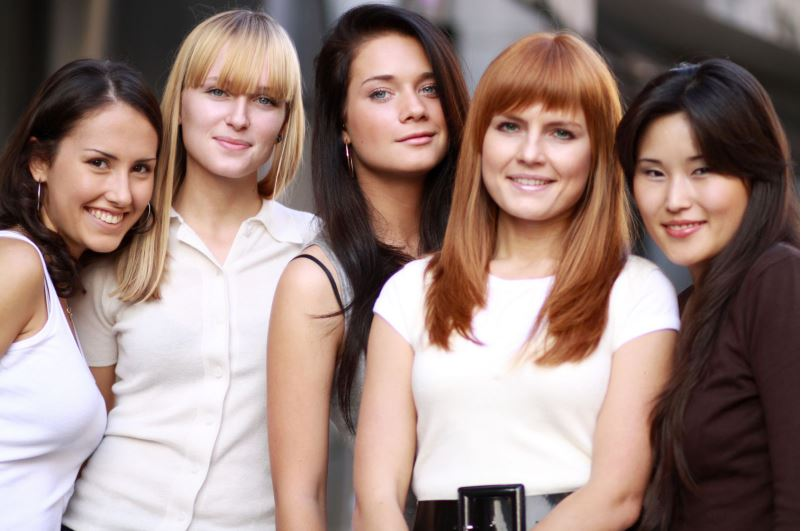
#> input picture OpenCV/opencv4/images/peoples.jpg, 802 x 531 px
$ python c3_LBP_Detector.py
#> lines starting #> are read from the running program, lines starting #| are printed output that depends on the picture
### OpenCV/opencv4/imgRead.py
import cv2

# 영상을 불러오기
def imgRead(imgPath, imgReadType, imgResWidth, imgResHeight):
#> called with imgPath = './images/peoples.jpg', imgReadType = 0, imgResWidth = 802, imgResHeight = 531
    img = cv2.imread(imgPath, imgReadType)
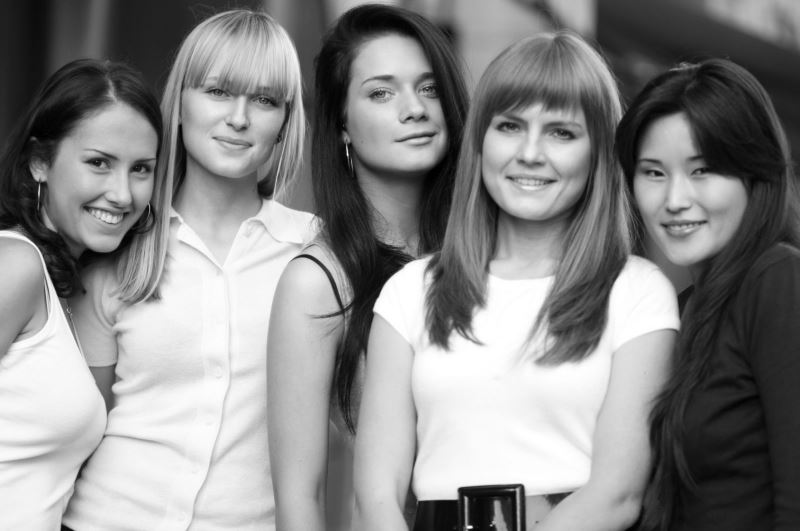
#> img: shape (531, 802); min 0, max 255, mean 135.9
    if imgResHeight != 0 | imgResWidth != 0:
        img = cv2.resize(img, (imgResWidth, imgResHeight))
    return img


# [4 lines left out: function imgRead_Original, not called in this run]

### OpenCV/opencv4/c3_LBP_Detector.py
# HOG, LBP 기반 사람, 얼굴 검출 예제 (c3_HOG_LBP_Detection.py)

# 관련 라이브러리 선언
import cv2
from imgRead import imgRead
from createFolder import createFolder

# 영상 읽기
img2 = imgRead("./images/peoples.jpg", cv2.IMREAD_GRAYSCALE, 802,531)

# LBP 기반 얼굴검지
lbp_cascade = cv2.CascadeClassifier('./models/lbpcascade_frontalface_improved.xml')
lbp_faces = lbp_cascade.detectMultiScale(img2, 1.5, 1)
#> lbp_faces = [[358, 66, 101, 101], [483, 106, 101, 101], [630, 148, 101, 101]]

res2 = cv2.cvtColor(img2, cv2.COLOR_GRAY2BGR)
for (x, y, w, h) in lbp_faces:
    cv2.rectangle(res2, (x, y), (x + w, y + h), (0, 0, 255), 2)
#> this loop made 3 passes
#> (x, y) on passes 1 to 3: (358, 66), (483, 106), (630, 148)
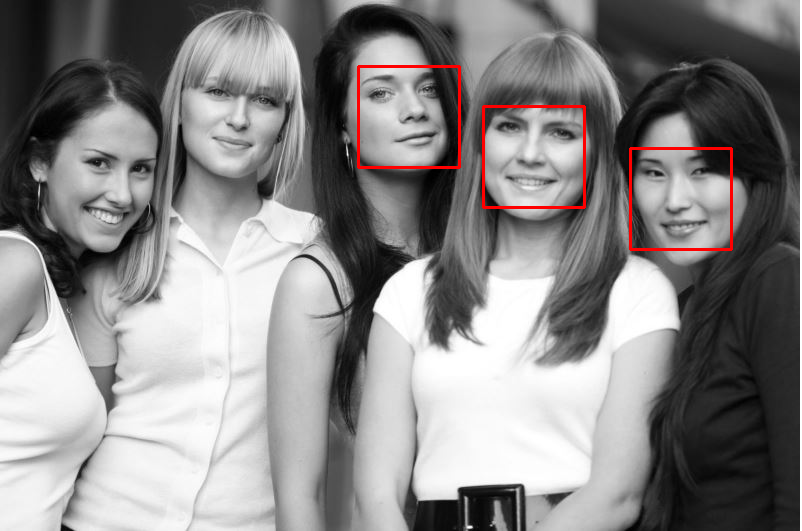
#> res2: shape (531, 802, 3); mean B, G, R 135, 135, 137.2

displays = [("input2", img2),
            ("res2", res2)]
for (name, out) in displays:
    cv2.imshow(name, out)
#> this loop made 2 passes
#> name on passes 1 to 2: 'input2', 'res2'

# 키보드 입력을 기다린 후 모든 영상창 닫기
cv2.waitKey(0)
cv2.destroyAllWindows()

$ run again, with OpenCV/opencv4/images/children.jpg copied over OpenCV/opencv4/images/peoples.jpg
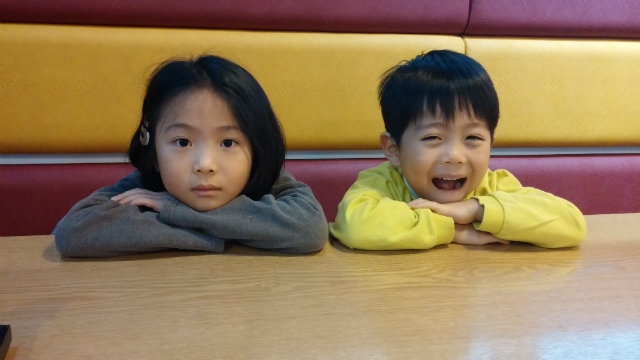
#> input picture OpenCV/opencv4/images/children.jpg, 640 x 360 px
#> in imgRead, `img = cv2.resize(img, (imgResWidth, imgResHeight))`:
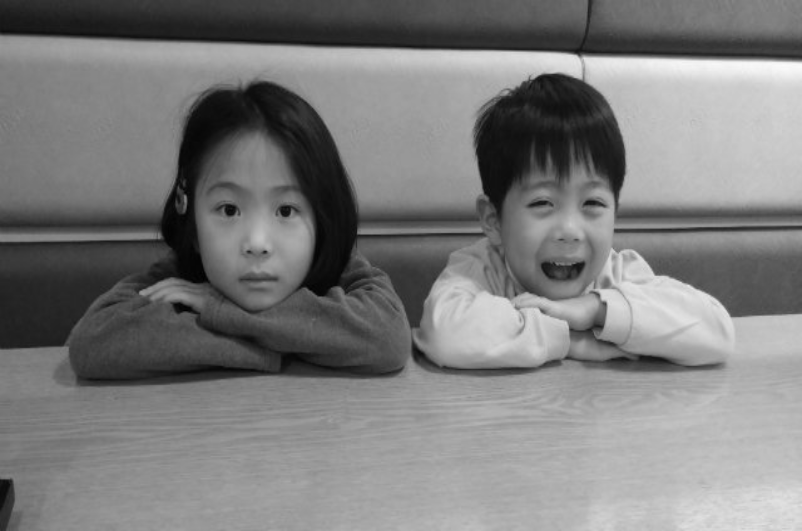
#> img: shape (531, 802); min 0, max 251, mean 124.2
#> lbp_faces = [[208, 189, 101, 101], [514, 181, 101, 101]]
#> the loop `for (x, y, w, h) in lbp_faces:` made 2 passes
#> after the loop `for (x, y, w, h) in lbp_faces:`:
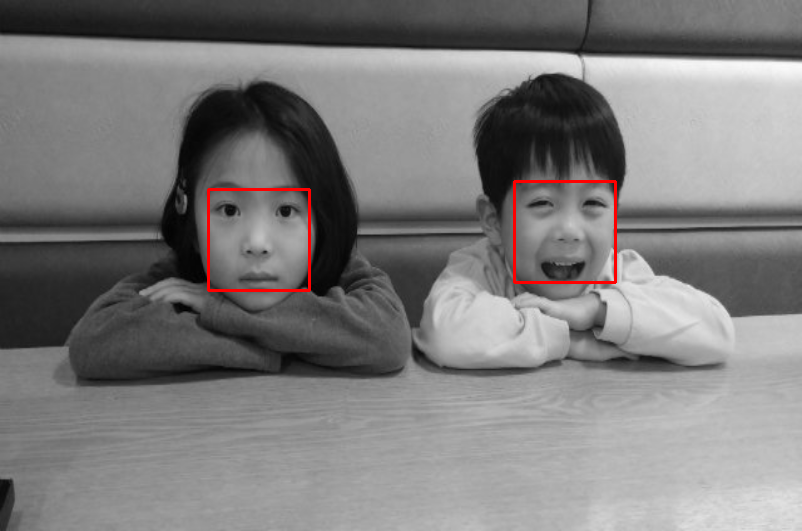
#> res2: shape (531, 802, 3); mean B, G, R 123.7, 123.7, 125.1
#> the loop `for (name, out) in displays:` made 2 passes
#> name on passes 1 to 2: 'input2', 'res2'

$ run again, with OpenCV/opencv4/images/img1.jpg copied over OpenCV/opencv4/images/peoples.jpg
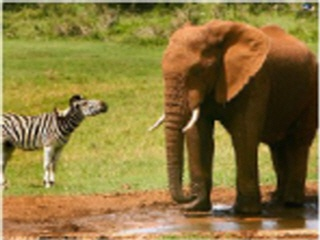
#> input picture OpenCV/opencv4/images/img1.jpg, 320 x 240 px
#> in imgRead, `img = cv2.imread(imgPath, imgReadType)`:
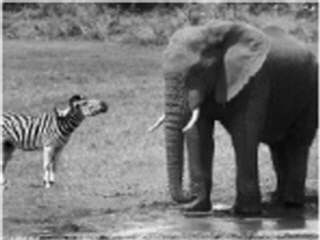
#> img: shape (240, 320); min 1, max 250, mean 117.8
#> in imgRead, `img = cv2.resize(img, (imgResWidth, imgResHeight))`:
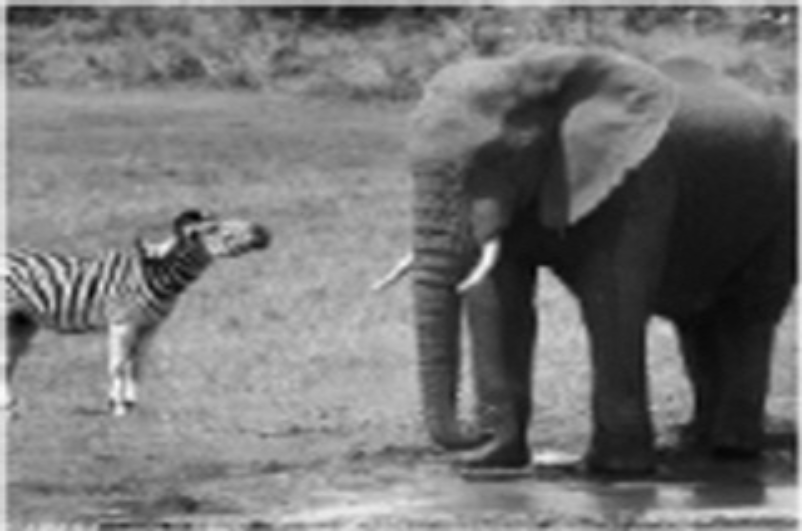
#> img: shape (531, 802); min 1, max 249, mean 117.7
#> lbp_faces = ()
#> the loop `for (name, out) in displays:` made 2 passes
#> name on passes 1 to 2: 'input2', 'res2'

$ run again, with OpenCV/opencv4/images/img10.jpg copied over OpenCV/opencv4/images/peoples.jpg
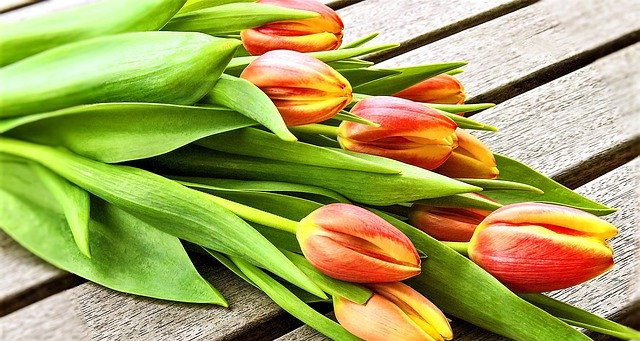
#> input picture OpenCV/opencv4/images/img10.jpg, 640 x 341 px
#> in imgRead, `img = cv2.imread(imgPath, imgReadType)`:
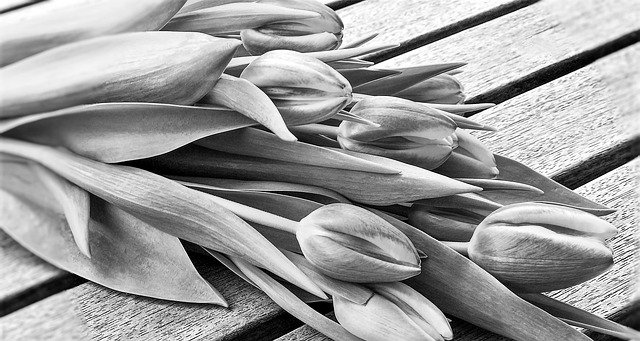
#> img: shape (341, 640); min 0, max 255, mean 154.5
#> in imgRead, `img = cv2.resize(img, (imgResWidth, imgResHeight))`:
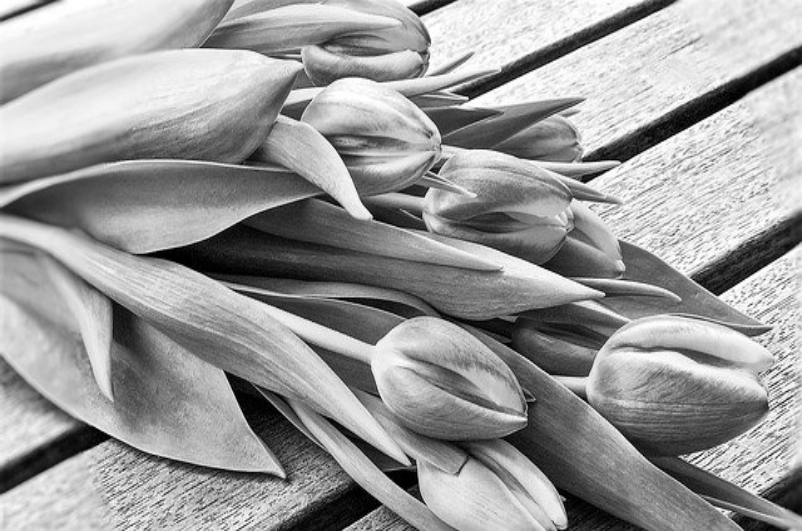
#> img: shape (531, 802); min 0, max 255, mean 154.4
#> lbp_faces = ()
#> the loop `for (name, out) in displays:` made 2 passes
#> name on passes 1 to 2: 'input2', 'res2'
